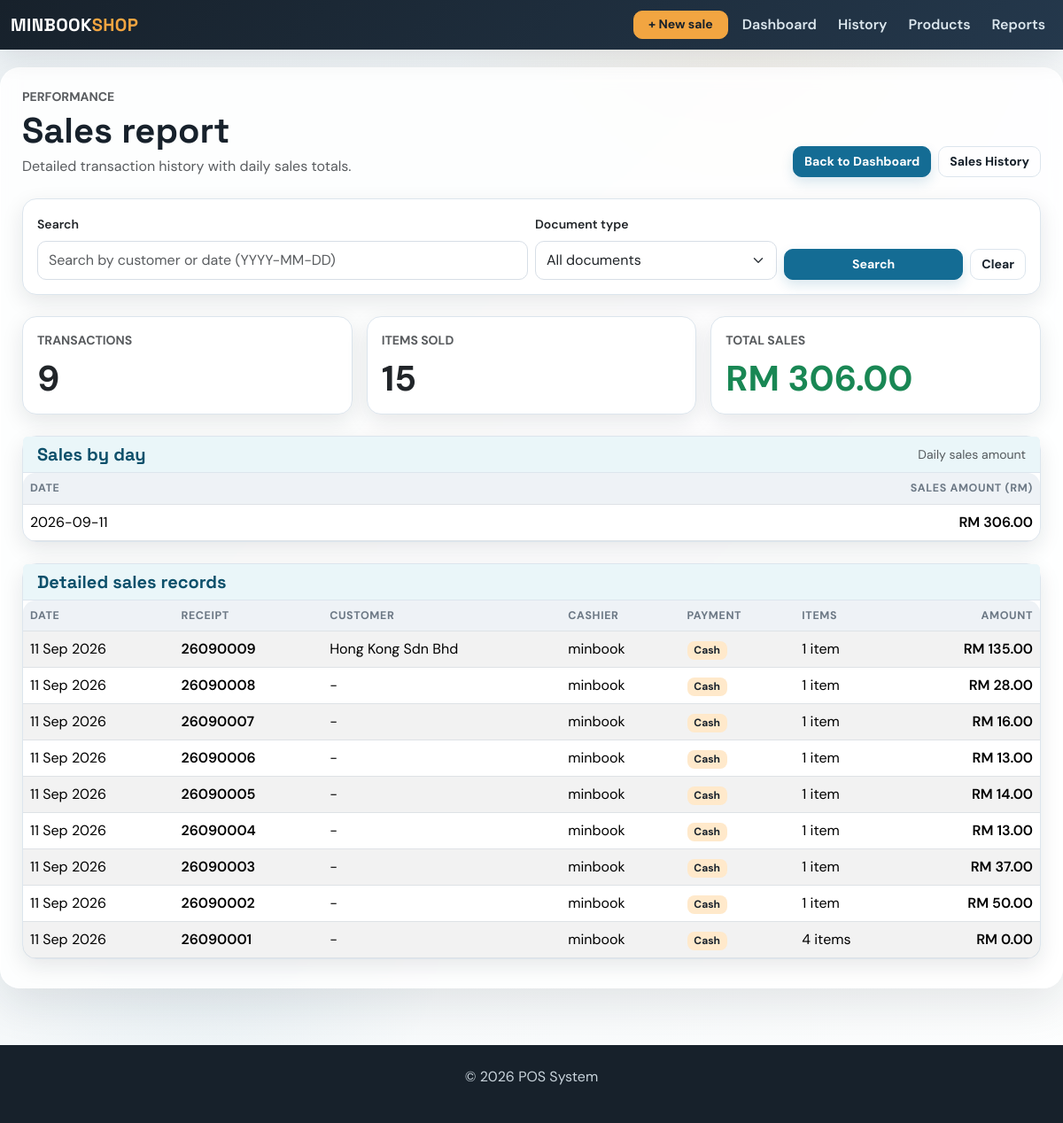
The app's page /sales/records, older data.
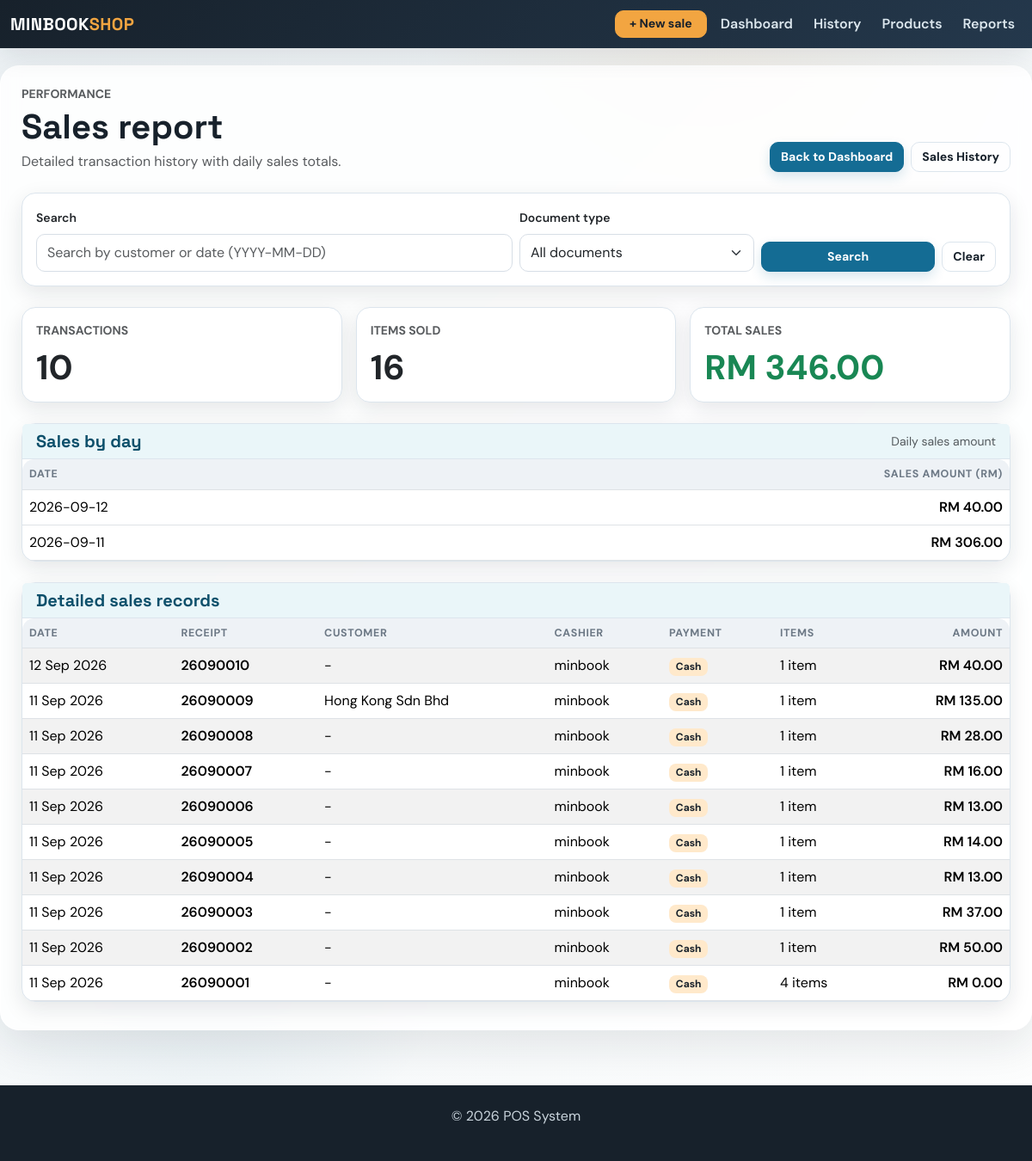
The same page, newer data.
### app/models.py (models this page shows, shortened)
class Sale(db.Model):
    id = db.Column(db.Integer, primary_key=True)
    amount = db.Column(db.Float, nullable=False)
    date = db.Column(db.Date, default=datetime.utcnow)
    user_id = db.Column(db.Integer, db.ForeignKey('user.id'), nullable=False)  # ForeignKey to User
    user = db.relationship('User', backref=db.backref('sales', lazy=True))  # Relationship with User
    product_id = db.Column(db.Integer, db.ForeignKey('product.id'), nullable=True)  # Legacy first product
    product = db.relationship('Product', backref=db.backref('sales', lazy=True))  # Relationship with Product
    quantity = db.Column(db.Integer, nullable=True)  # Legacy total quantity
    payment_method = db.Column(db.String(20), nullable=False, default='Cash')
    customer_name = db.Column(db.String(120), nullable=True)
    document_type = db.Column(db.String(20), nullable=False, default='receipt')
    discount = db.Column(db.Float, nullable=False, default=0.00)
    deposit = db.Column(db.Float, nullable=False, default=0.00)
    items = db.relationship('SaleItem', back_populates='sale', cascade='all, delete-orphan')

class User(db.Model):
    id = db.Column(db.Integer, primary_key=True)
    username = db.Column(db.String(100), unique=True, nullable=False)
    email = db.Column(db.String(120), unique=True, nullable=False)
    password = db.Column(db.String(200), nullable=False)
    role = db.Column(db.String(50), default='cashier')  # can be admin, manager, cashier

### app/routes.py (the view)
@main.route('/sales/records')
def sales_records():
    search_term = (request.args.get('search', '') or '').strip()
    selected_document_type = (request.args.get('document_type', '') or '').lower().strip()
    if selected_document_type not in {'receipt', 'invoice', ''}:
        selected_document_type = ''
    sales_query = Sale.query.order_by(Sale.date.desc(), Sale.id.desc())
    if selected_document_type:
        sales_query = sales_query.filter(Sale.document_type == selected_document_type)
    if search_term:
        try:
            parsed_date = datetime.strptime(search_term, '%Y-%m-%d').date()
            sales_query = sales_query.filter(Sale.date == parsed_date)
        except ValueError:
            sales_query = sales_query.filter(Sale.customer_name.ilike(f'%{search_term}%'))
    sales = sales_query.all()
    total_amount = round(sum(sale.amount for sale in sales), 2)
    total_items = sum(sum(item.quantity for item in sale.items) for sale in sales)
    daily_totals = {}
    for sale in sales:
        daily_key = sale.date.isoformat()
        daily_totals[daily_key] = round(daily_totals.get(daily_key, 0) + sale.amount, 2)
    daily_sales = [
        {'date': day, 'amount': round(amount, 2)}
        for day, amount in sorted(daily_totals.items(), key=lambda item: item[0], reverse=True)
    ]
    return render_template(
        'sales_records.html',
        sales=sales,
        search_term=search_term,
        total_sales=total_amount,
        total_transactions=len(sales),
        total_items=total_items,
        daily_sales=daily_sales,
        selected_document_type=selected_document_type,
    )

### app/routes.py (called while the page is built)
@main.app_context_processor
def inject_now():
    return {'current_year': datetime.now().year}

### app/templates/sales_records.html (shortened to what this page needs)
{% extends 'base.html' %}
{% block content %}
<div class="d-flex flex-wrap justify-content-between align-items-end gap-3 mb-4">
    <div>
        <p class="text-uppercase text-muted small fw-bold mb-1">Performance</p>
        <h1 class="mb-1">Sales report</h1>
        <p class="text-muted mb-0">Detailed transaction history with daily sales totals.</p>
    </div>
    <div class="d-flex gap-2">
        <a href="{{ url_for('main.dashboard') }}" class="btn btn-primary">Back to Dashboard</a>
        <a href="{{ url_for('main.sales') }}" class="btn btn-outline-secondary">Sales History</a>
    </div>
</div>
<div class="card mb-4">
    <div class="card-body">
        <form method="get" action="{{ url_for('main.sales_records') }}" class="row g-2 align-items-end">
            <div class="col-md-6">
                <label class="form-label small fw-semibold">Search</label>
                <input type="text" name="search" class="form-control" placeholder="Search by customer or date (YYYY-MM-DD)" value="{{ search_term }}">
            </div>
            <div class="col-md-3">
                <label class="form-label small fw-semibold">Document type</label>
                <select name="document_type" class="form-select">
                    <option value="">All documents</option>
                </select>
            </div>
            <div class="col-md-3 d-flex gap-2">
                <button class="btn btn-primary flex-grow-1" type="submit">Search</button>
                <a href="{{ url_for('main.sales_records') }}" class="btn btn-outline-secondary">Clear</a>
            </div>
        </form>
    </div>
</div>
<div class="row g-3 mb-4">
    <div class="col-md-4">
        <div class="card h-100">
            <div class="card-body">
                <div class="text-uppercase text-muted small fw-bold">Transactions</div>
                <div class="display-6 fw-bold mt-2">{{ total_transactions }}</div>
            </div>
        </div>
    </div>
    <div class="col-md-4">
        <div class="card h-100">
            <div class="card-body">
                <div class="text-uppercase text-muted small fw-bold">Items Sold</div>
                <div class="display-6 fw-bold mt-2">{{ total_items }}</div>
            </div>
        </div>
    </div>
    <div class="col-md-4">
        <div class="card h-100">
            <div class="card-body">
                <div class="text-uppercase text-muted small fw-bold">Total Sales</div>
                <div class="display-6 fw-bold mt-2 text-success">RM {{ '{:,.2f}'.format(total_sales) }}</div>
            </div>
        </div>
    </div>
</div>
<div class="card mb-4">
    <div class="card-header d-flex justify-content-between align-items-center">
        <h5 class="mb-0">Sales by day</h5>
        <span class="small text-muted">Daily sales amount</span>
    </div>
    <div class="table-responsive">
        <table class="table mb-0">
            <thead>
                <tr>
                    <th>Date</th>
                    <th class="text-end">Sales Amount (RM)</th>
                </tr>
            </thead>
            <tbody>
                {% for day in daily_sales %}
                <tr>
                    <td>{{ day.date }}</td>
                    <td class="text-end fw-semibold">RM {{ '{:,.2f}'.format(day.amount) }}</td>
                </tr>
                {% else %}
                <tr>
                    <td colspan="2" class="text-center text-muted py-4">No daily sales found.</td>
                </tr>
                {% endfor %}
            </tbody>
        </table>
    </div>
</div>
<div class="card">
    <div class="card-header">
        <h5 class="mb-0">Detailed sales records</h5>
    </div>
    <div class="table-responsive">
        <table class="table table-striped mb-0 align-middle">
            <thead>
                <tr>
                    <th>Date</th>
                    <th>{{ 'Invoice' if selected_document_type == 'invoice' else 'Receipt' }}</th>
                    <th>Customer</th>
                    <th>Cashier</th>
                    <th>Payment</th>
                    <th>Items</th>
                    <th class="text-end">Amount</th>
                </tr>
            </thead>
            <tbody>
                {% for sale in sales %}
                <tr>
                    <td>{{ sale.date.strftime('%d %b %Y') }}</td>
                    <td class="fw-semibold">{% if sale.document_type == 'invoice' %}{{ sale.date.strftime('%y%m') }}{{ '%04d'|format(sale.id) }}{% else %}{{ sale.date.strftime('%y%m') }}{{ '%04d'|format(sale.id) }}{% endif %}</td>
                    <td>{{ sale.customer_name or '-' }}</td>
                    <td>{{ sale.user.username if sale.user else '-' }}</td>
                    <td><span class="badge text-bg-light">{{ sale.payment_method }}</span></td>
                    <td>{{ sale.items|length }} item{{ 's' if sale.items|length != 1 else '' }}</td>
                    <td class="text-end fw-semibold">RM {{ '{:,.2f}'.format(sale.amount) }}</td>
                </tr>
                {% else %}
                <tr>
                    <td colspan="7" class="text-center text-muted py-4">No records found.</td>
                </tr>
                {% endfor %}
            </tbody>
        </table>
    </div>
</div>
{% endblock %}

### app/templates/base.html (shortened to what this page needs)
<!DOCTYPE html>
<html lang="en">
<head>
    <link href="https://cdn.jsdelivr.net/npm/bootstrap@5.3.3/dist/css/bootstrap.min.css" rel="stylesheet">
</head>
<body>
<nav class="navbar navbar-expand-lg navbar-dark bg-dark fixed-top">
    <div class="container-fluid">
        <a class="navbar-brand" href="{{ url_for('main.dashboard') }}">MINBOOK<span class="text-warning">SHOP</span></a>
        <div class="collapse navbar-collapse" id="navbarNavDropdown">
            <ul class="navbar-nav ms-auto align-items-lg-center gap-lg-2">
                <li class="nav-item"><a class="btn btn-warning btn-sm px-3" href="{{ url_for('main.add_sale') }}">+ New sale</a></li>
                <li class="nav-item"><a class="nav-link" href="{{ url_for('main.dashboard') }}">Dashboard</a></li>
                <li class="nav-item">
                    <a class="nav-link" href="{{ url_for('main.sales') }}">History</a>
                </li>
                <li class="nav-item">
                    <a class="nav-link" href="{{ url_for('main.products') }}">Products</a>
                </li>
                <li class="nav-item"><a class="nav-link" href="{{ url_for('main.revenue') }}">Reports</a></li>
            </ul>
        </div>
    </div>
</nav>
<div class="container page-shell">
    {% block content %}
    {% endblock %}
</div>
<footer class="text-center">
    <div class="container">
        <p>&copy; {{ current_year if current_year else "2025" }} POS System </p>
    </div>
</footer>
</body>
</html>

### app/templates/base.html (style rules this page uses)
:root { --ink: #17212b; --muted: #6c7885; --paper: #eef3f6; --line: #dce5ed; --brand: #146c94; --brand-dark: #0d506b; --brand-soft: #eaf6f9; --accent: #f2a541; --accent-soft: #ffe9cb; --success: #2d936c; --success-soft: #dff8ee; --danger: #b84b45; --shadow: rgba(23,33,43,.10); --table-head: #eef2f6; }
* { box-sizing: border-box; }
body { padding-top: 76px; background: radial-gradient(circle at 70% 0%, rgba(242,165,65,.08), transparent 22%), radial-gradient(circle at 20% 80%, rgba(20,108,148,.08), transparent 20%), linear-gradient(135deg, var(--paper), #fdfefe); color: var(--ink); font-family: 'DM Sans', sans-serif; }
h1, h2, h3, h4, h5, .navbar-brand { font-family: 'Space Grotesk', sans-serif; font-weight: 700; }
.navbar { background: linear-gradient(135deg, #17212b, #24384c) !important; box-shadow: 0 8px 30px var(--shadow); }
.navbar-brand { letter-spacing: .02em; color: #fff !important; }
.navbar-brand .text-warning { color: var(--accent) !important; }
.nav-link { color: #dce7ee !important; font-weight: 600; }
.page-shell { max-width: 1240px; background: rgba(255,255,255,.84); border: 1px solid rgba(255,255,255,.8); border-radius: 22px; padding: 22px 24px 32px; box-shadow: 0 18px 50px var(--shadow); backdrop-filter: blur(10px); }
.card { border: 1px solid var(--line); border-radius: 16px; box-shadow: 0 8px 24px var(--shadow); background-color: #fff; }
.card-header { background: var(--brand-soft); border-bottom: 1px solid var(--line); color: var(--brand-dark); }
.card-header h5 { color: var(--brand-dark); font-family: 'Space Grotesk', sans-serif; font-weight: 700; }
.btn { border-radius: 10px; font-weight: 700; font-size: .88rem; transition: all .2s ease; }
.btn-primary { background: var(--brand); border-color: var(--brand); box-shadow: 0 6px 14px rgba(20,108,148,.16); }
.btn-warning { background: var(--accent); border-color: var(--accent); color: #17212b; }
.btn-outline-secondary { border-color: var(--line); color: var(--ink); }
.form-control, .form-select { border-color: #d7dee6; min-height: 44px; border-radius: 10px; }
.table { --bs-table-bg: transparent; vertical-align: middle; }
.table thead th { color: var(--muted); background: var(--table-head); font-size: .78rem; letter-spacing: .05em; text-transform: uppercase; border-bottom-width: 1px; }
.table tbody tr { transition: background-color .2s ease, transform .2s ease; }
.table-responsive { border-radius: 14px; }
footer { background: #17212b; color: #c9d4dc; padding: 24px 0; margin-top: 64px; }
.badge { border-radius: 8px; font-weight: 700; }
.text-bg-light { background: var(--accent-soft) !important; color: var(--ink) !important; }

Row changes from the older to the newer data that the page shows:
added Sale: date "12 Sep 2026", date "2609", id "0010", customer_name "-", user "minbook", payment_method "Cash", items|length "1", amount "40.00"
Text that changed along with them:
{{ total_transactions }}: "9" → "10"
{{ total_items }}: "15" → "16"
{{ '{:,.2f}'.format(total_sales) }}: "306.00" → "346.00"
new list line: "2026-09-12 RM 40.00"
